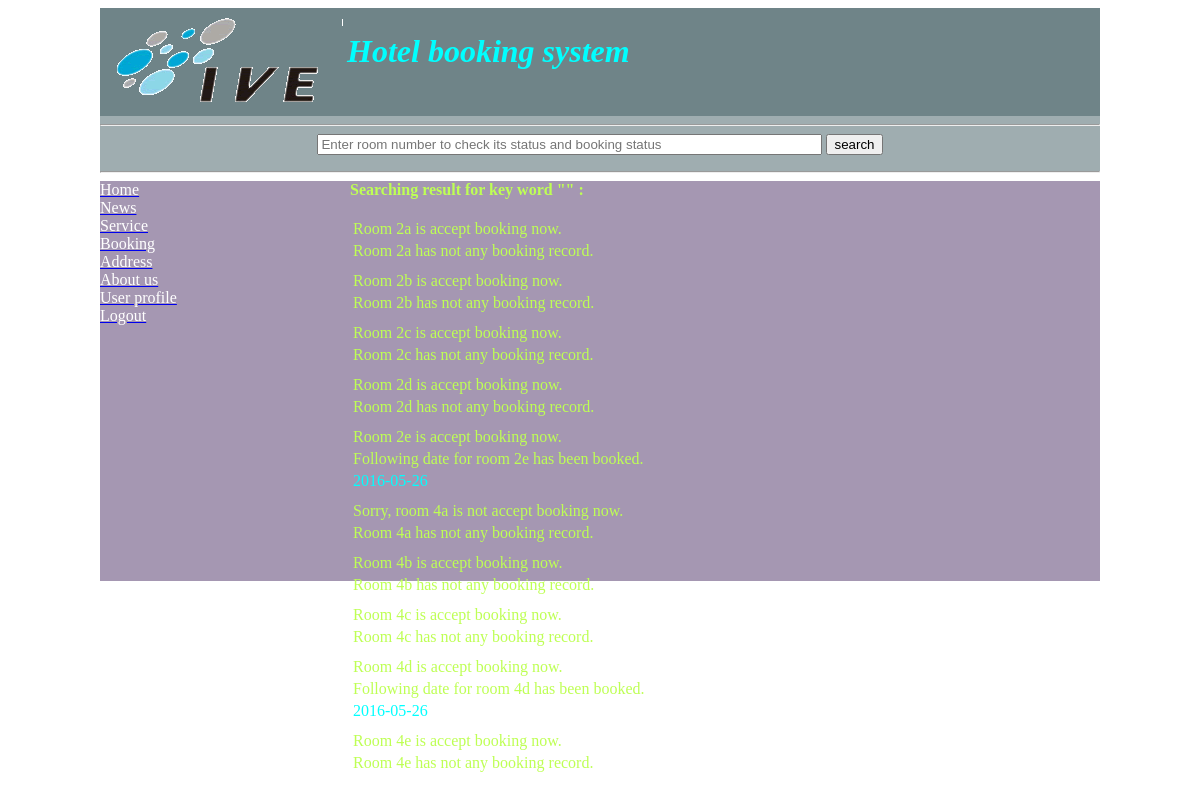
/search_result.php (signed in), run on the app's committed database.
### tables this page shows
CREATE TABLE IF NOT EXISTS `room` (
  `rid` int(3) NOT NULL,
  `room_number` char(4) NOT NULL,
  `type` char(1) NOT NULL,
  `status` char(1) NOT NULL,
  `price` int(3) NOT NULL
);

CREATE TABLE IF NOT EXISTS `book` (
  `bid` int(5) NOT NULL,
  `uid` int(5) NOT NULL,
  `rid` int(3) NOT NULL,
  `eid` int(3) NOT NULL,
  `eid2` int(3) NOT NULL,
  `eid3` int(3) NOT NULL,
  `check_in_date` date NOT NULL,
  `book_date` date NOT NULL,
  `people` int(1) NOT NULL,
  `total_price` int(5) NOT NULL,
  `payment` char(1) NOT NULL
);

### search_result.php (the view, shortened to what this page needs)
<?php
	$login_name = $_SESSION['login_name'];
	$mysqli = ConnectDB();
	$result = $mysqli->query("select type from user where login_name='$login_name'");
	$row = $result->fetch_object();
	$type = $row->type;
	extract($_POST);
	$result2 = $mysqli->query ("select * from room
								where room_number like '%$name%'");
?>
<html>
<head>
	<link rel="stylesheet" type="text/css" href="css/css.css">
</head>
<body>
	<div id="container">
		<div id="head">
		<?php
			include 'head.php';
		?>
		</div>
		<hr>
		<div id="search">
			<?php
				include 'search.php';
			?>
		</div>
		<hr>
		<?php
			if($type=="u"){
				echo "<div id='menu_user'>";
				include 'menu_user.php';
				echo "</div>";
			}else{
				echo "<div id='menu_admin'>";
				include 'menu_admin.php';
				echo "</div>";
			}
		?>
		<?php
			if($type=="u"){
				echo "<div id='content_user'>";
			}else{
				echo "<div id='content_admin'>";
			}
		?>
			<b><FONT COLOR='BEFF54'>Searching result for key word "</FONT><FONT COLOR="00FFFF"><?php echo $name; ?></FONT><FONT COLOR='BEFF54'>" : </FONT></b><br/><br/>
			<table>
				<?php
					if (($result2->num_rows) > 0){
						while($row2 = $result2->fetch_object()){
							$rid = $row2->rid;
							$st = $row2->status;
							$rn = $row2->room_number;
							if(($st)=="o"){
								echo "<tr><td><FONT COLOR='BEFF54'>Room ".$rn." is accept booking now.</FONT></td></tr>";
							}else{
								echo "<tr><td><FONT COLOR='BEFF54'>Sorry, room ".$rn." is not accept booking now.</FONT></td></tr>";
							}
							$re = $mysqli->query ("select * from book
										where rid='$rid'");
							if (($re->num_rows) > 0){
								echo "<tr><td><FONT COLOR='BEFF54'>Following date for room ".$rn." has been booked.</FONT></td></tr>";
								while($ro2 = $re->fetch_object()){
									echo "<tr><td><FONT COLOR='#00FFFF'>".$ro2->check_in_date."</FONT></td></tr>";
								}
							}else{
								echo "<tr><td><FONT COLOR='BEFF54'>Room ".$rn." has not any booking record.</FONT></td></tr>";
							}
							echo "<tr><td></td></tr><tr><td></td></tr>";
						}
					}else {
						echo "<tr><td><FONT COLOR='BEFF54'>No any related room can be found, please enter another keyword.</FONT></td></tr>";
					}
				?>
			</table>
		</div>
	</div>
</body>
</html>

### head.php
<table>
	<tr>
		<td>
			<a href="main.php"><img src="pic/ive_logo.gif" /></a>
		</td>
		<td>
			<div class="title">
				<p style='position:relative;  top:40px; '>
					<h1><i>Hotel booking system</i></h1>
				</p>
			</div>
		</td>
	</tr>
</table>

### search.php
<form action="search_result.php" method="post">
	<input type="text" name="name" size="60" placeholder="Enter room number to check its status and booking status" required="required"></input>
	<input type="submit" name="action" value="search" />
</form>

### menu_user.php
<a href="main.php"><FONT  COLOR="FFFFFF">Home</FONT></a><br/>
<a href="new.php"><FONT  COLOR="FFFFFF">News</FONT></a><br/>
<a href="service.php"><FONT  COLOR="FFFFFF">Service</FONT></a><br/>
<a href="book.php"><FONT  COLOR="FFFFFF">Booking</FONT></a><br/>
<a href="address.php"><FONT  COLOR="FFFFFF">Address</FONT></a><br/>
<a href="me.php"><FONT  COLOR="FFFFFF">About us</FONT></a><br/>
<a href="user.php"><FONT  COLOR="FFFFFF">User profile</FONT></a><br/>
<a href="logout_process.php"><FONT  COLOR="FFFFFF">Logout</FONT></a><br/>

### css/css.css (style rules this page uses)
body { background-image:url("http://cdn.wonderfulengineering.com/wp-content/uploads/2016/01/beach-wallpaper-4.jpg"); background-size:cover; background-repeat: no-repeat; }
#container { background:rgba(25%, 36%, 39%, 0.5); width: 1000px; margin-left: auto; margin-right: auto; }
#head { background:rgba(25%, 36%, 39%, 0.5); }
h1 { color: #00FFFF; }
#search { clear: both; text-align: center; }
#menu_user { background:rgba(30%, 19%, 40%, 0.5); height: 400px; width: 25%; float: left; }
#content_user { background:rgba(30%, 19%, 40%, 0.5); color: #BEFF54; height: 400px; width: 75%; float: left; }

### data on the page
room: room_number "2a"
room: room_number "2b"
room: room_number "2c"
room: room_number "2d"
room: room_number "2e"
book: check_in_date "2016-05-26"
room: room_number "4a"
room: room_number "4b"
room: room_number "4c"
room: room_number "4d"
book: check_in_date "2016-05-26"
room: room_number "4e"
